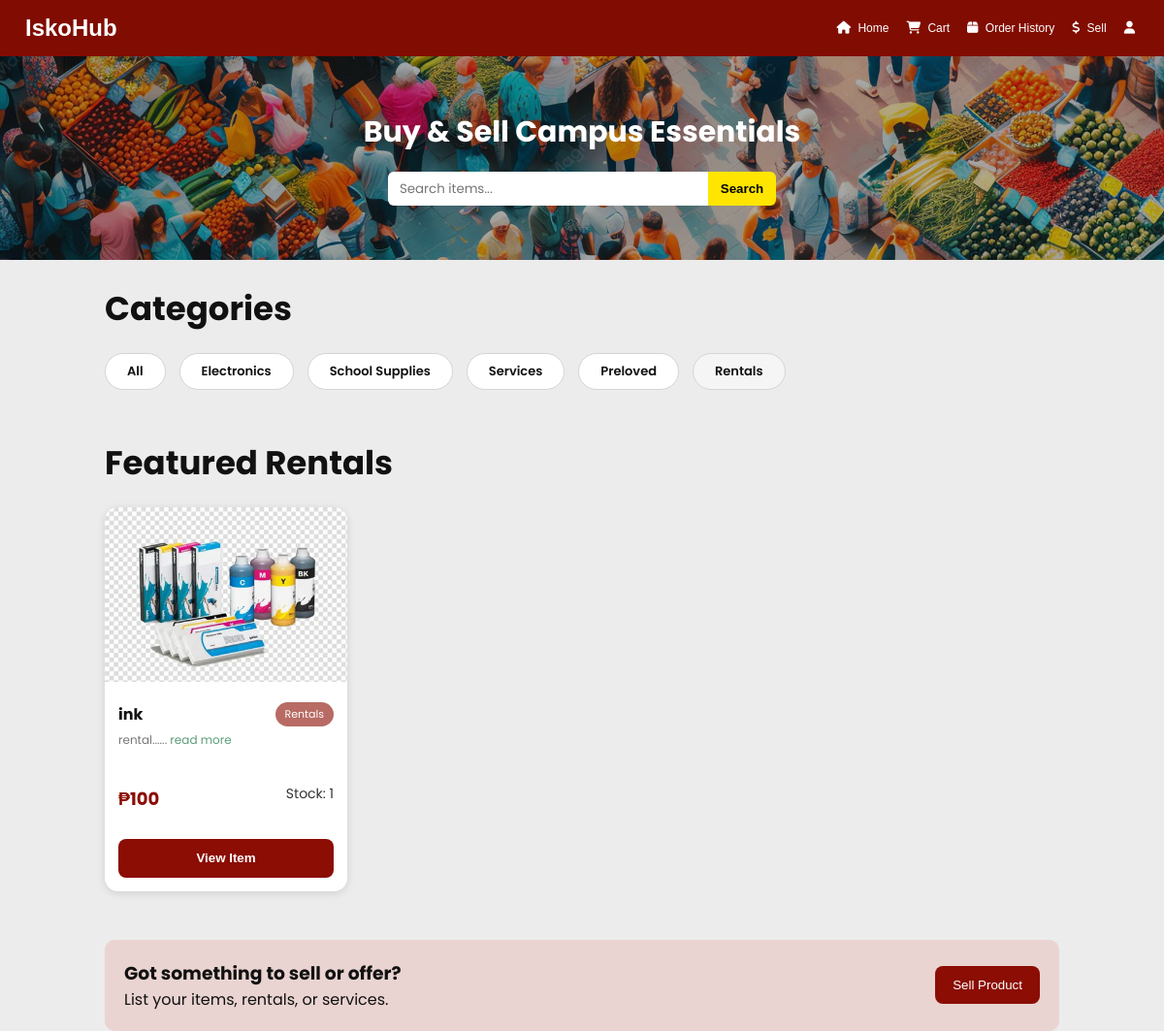
The app's page /index.php?category=5 (signed in) with its own data.
### tables this page shows
CREATE TABLE `products` (
  `prod_id` int(11) NOT NULL,
  `prod_name` varchar(255) NOT NULL,
  `prod_desc` text NOT NULL,
  `prod_price` decimal(10,2) NOT NULL,
  `prod_image` varchar(255) DEFAULT NULL,
  `prod_stock` int(11) NOT NULL DEFAULT 0,
  `location` varchar(255) DEFAULT NULL,
  `prod_duration` varchar(100) DEFAULT NULL,
  `user_id` int(11) NOT NULL,
  `category_id` int(11) DEFAULT NULL,
  `prod_location` varchar(255) DEFAULT NULL,
  `prod_rate_type` varchar(50) DEFAULT NULL
);

CREATE TABLE `categories` (
  `category_id` int(11) NOT NULL,
  `category_name` varchar(100) NOT NULL
);

### app/ProductRepository.php (called while the page is built, shortened)
<?php
require_once __DIR__ . '/Database.php';
class ProductRepository {
    private PDO $pdo;
    public function __construct() {
        $db = new Database();
        $this->pdo = $db->pdo;
    }
    public function getAll(): array {
        $stmt = $this->pdo->query("
            SELECT
                p.prod_id,
                p.user_id,
                p.prod_name,
                p.prod_desc,
                p.prod_price,
                p.prod_image,
                p.prod_stock,
                p.prod_location AS location,
                p.prod_duration,
                p.prod_rate_type,
                p.category_id,
                c.category_name
            FROM products p
            LEFT JOIN categories c
                ON p.category_id = c.category_id
            WHERE p.prod_stock > 0
            ORDER BY p.prod_id DESC
        ");
        return $this->map($stmt->fetchAll(PDO::FETCH_ASSOC));
    }
    private function map(array $rows): array {
        $products = [];
        foreach ($rows as $row) {
            $products[] = new Product(
                (int)$row['prod_id'],
                (int)$row['user_id'],
                (string)$row['prod_name'],
                (string)$row['prod_desc'],
                (float)$row['prod_price'],
                (string)$row['prod_image'],
                (int)$row['prod_stock'],
                $row['location'] ?? null,
                $row['prod_duration'] ?? null,
                isset($row['category_id']) ? (int)$row['category_id'] : null,
                $row['prod_rate_type'] ?? null,
                $row['category_name'] ?? null
            );
        }
        return $products;
    }
}

### app/Database.php (called while the page is built, shortened)
<?php
class Database {
    private string $host = "localhost";
    private string $db = "database1";
    private string $user = "root";
    private string $pass = "";
    private string $charset = "utf8mb4";
    public function __construct() {
        $dsn = "mysql:host=$this->host;dbname=$this->db;charset=$this->charset";
        $this->pdo = new PDO($dsn, $this->user, $this->pass);
    }
}

### app/View.php (the view)
<?php
class View {
    private function e(?string $value): string {
        return htmlspecialchars((string)$value, ENT_QUOTES, 'UTF-8');
    }
    public function renderProductCard(Product $product): string {
        $desc = $product->prod_desc ?? '';
        $shortDesc = strlen($desc) > 18
            ? substr($desc, 0, 18) . "......"
            : $desc . "......";
        $price = number_format((float)$product->prod_price, 0);
        $categoryId = (int)$product->category_id;
        if ($categoryId === 3) {
            $openFunction = "openService";
        } elseif ($categoryId === 5) {
            $openFunction = "openRental";
        } else {
            $openFunction = "openProduct";
        }
        $image = $this->e($product->prod_image);
        $name = $this->e($product->prod_name);
        $category = $this->e($product->category_name ?? 'Uncategorized');
        $description = $this->e($shortDesc);
        $stock = (int)$product->prod_stock;
        $id = (int)$product->prod_id;
        return "
        <div class='card'>
            <img src='{$image}' alt='{$name}'>
            <div class='card-content'>
                <div class='card-top-row'>
                    <h3>{$name}</h3>
                    <span class='category-tag'>{$category}</span>
                </div>
                <p class='card-description'>
                    {$description}
                    <a href='#' onclick='{$openFunction}({$id}); return false;'>
                        read more
                    </a>
                </p>
                <div class='card-price-stock-row'>
                    <div class='price'>₱{$price}</div>
                    <div class='stock'>Stock: {$stock}</div>
                </div>
                <button type='button' onclick='{$openFunction}({$id})'>
                    View Item
                </button>
            </div>
        </div>
        ";
    }
    public function renderProducts(array $products): string {
        $html = "";
        foreach ($products as $product) {
            $html .= $this->renderProductCard($product);
        }
        return $html;
    }
}

### assets/index-style.css (style rules this page uses)
* { margin:0; padding:0; box-sizing:border-box; }
:root { --primary:#8b0d04; --accent:#ffe500; --bg:#ececec; --white:#ffffff; }
body { font-family:'Poppins',sans-serif; background:var(--bg); color:#111; }
a { text-decoration:none; }
.card { width:250px; background:white; border-radius:14px; overflow:hidden; box-shadow:0 2px 8px rgba(0,0,0,0.12); transition:0.2s; }
.card img { width:100%; height:180px; object-fit:cover; }
.card-content { padding:14px; }
.card h3 { font-size:18px; margin-bottom:5px; font-weight:700; }
.card p { font-size:12px; color:#777; }
.price { color:#8b0d04; font-weight:700; margin-top:10px; font-size:18px; }
.card button { width:100%; height:40px; border:none; background:#8b0d04; color:white; border-radius:8px; margin-top:12px; font-weight:600; cursor:pointer; }
.category-tag { background: #b76b64; color: #fff; font-size: 11px; padding: 5px 12px; border-radius: 14px; white-space: nowrap; flex-shrink: 0; }
.seller, .stock { font-size: 16px; color: #000; margin-bottom: 5px; }
.card-price-stock-row { display: flex; justify-content: space-between; align-items: center; margin: 28px 0 16px; }
.card-price-stock-row .stock { color: #333; font-size: 14px; margin: 0; }
.card-top-row { display: flex; justify-content: space-between; align-items: center; gap: 10px; margin-bottom: 6px; }
.card-top-row h3 { font-size: 16px; font-weight: 700; margin: 0; flex: 1; }
.category-tag { background: #b76b64; color: #fff; font-size: 11px; padding: 4px 10px; border-radius: 14px; white-space: nowrap; flex-shrink: 0; }
.card-description { font-size: 14px; color: #444; margin: 0; line-height: 1.4; }
.card-description a { color: #5b9d79; text-decoration: none; }

### records on screen
products: prod_image (picture), prod_name "ink", category.category_name "Rentals", prod_desc "rental......", prod_price "100", prod_stock "1"
